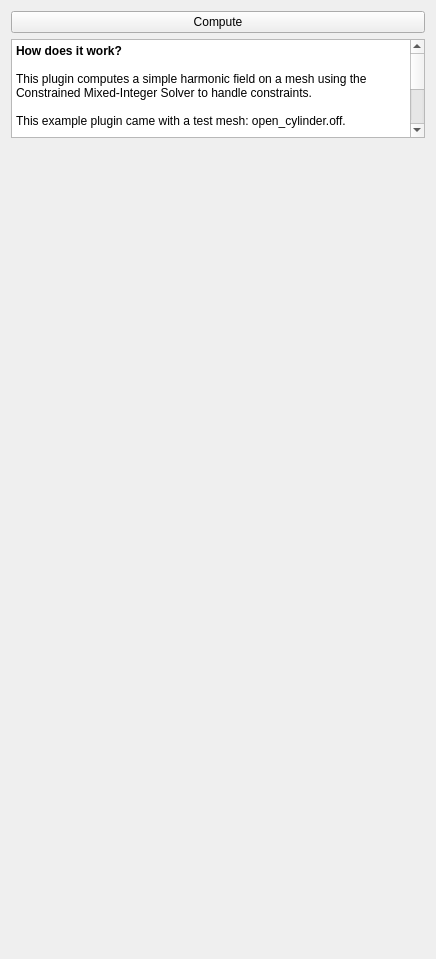
<?xml version="1.0" encoding="UTF-8"?>
<ui version="4.0">
 <class>HarmonicExampleToolbarBase</class>
 <widget class="QWidget" name="HarmonicExampleToolbarBase">
  <property name="geometry">
   <rect>
    <x>0</x>
    <y>0</y>
    <width>436</width>
    <height>959</height>
   </rect>
  </property>
  <property name="windowTitle">
   <string>Form</string>
  </property>
  <layout class="QVBoxLayout" name="verticalLayout">
   <item>
    <widget class="QPushButton" name="compute_pb">
     <property name="text">
      <string>Compute</string>
     </property>
    </widget>
   </item>
   <item>
    <widget class="QTextBrowser" name="textBrowser">
     <property name="html">
      <string>&lt;!DOCTYPE HTML PUBLIC &quot;-//W3C//DTD HTML 4.0//EN&quot; &quot;http://www.w3.org/TR/REC-html40/strict.dtd&quot;&gt;
&lt;html&gt;&lt;head&gt;&lt;meta name=&quot;qrichtext&quot; content=&quot;1&quot; /&gt;&lt;style type=&quot;text/css&quot;&gt;
p, li { white-space: pre-wrap; }
&lt;/style&gt;&lt;/head&gt;&lt;body style=&quot; font-family:'DejaVu Sans'; font-size:9pt; font-weight:400; font-style:normal;&quot;&gt;
&lt;p style=&quot; margin-top:0px; margin-bottom:0px; margin-left:0px; margin-right:0px; -qt-block-indent:0; text-indent:0px;&quot;&gt;&lt;span style=&quot; font-weight:600;&quot;&gt;How does it work?&lt;/span&gt;&lt;/p&gt;
&lt;p style=&quot;-qt-paragraph-type:empty; margin-top:0px; margin-bottom:0px; margin-left:0px; margin-right:0px; -qt-block-indent:0; text-indent:0px;&quot;&gt;&lt;/p&gt;
&lt;p style=&quot; margin-top:0px; margin-bottom:0px; margin-left:0px; margin-right:0px; -qt-block-indent:0; text-indent:0px;&quot;&gt;This plugin computes a simple harmonic field on a mesh using the Constrained Mixed-Integer Solver to handle constraints.&lt;/p&gt;
&lt;p style=&quot;-qt-paragraph-type:empty; margin-top:0px; margin-bottom:0px; margin-left:0px; margin-right:0px; -qt-block-indent:0; text-indent:0px;&quot;&gt;&lt;/p&gt;
&lt;p style=&quot; margin-top:0px; margin-bottom:0px; margin-left:0px; margin-right:0px; -qt-block-indent:0; text-indent:0px;&quot;&gt;This example plugin came with a test mesh: open_cylinder.off.&lt;/p&gt;
&lt;p style=&quot;-qt-paragraph-type:empty; margin-top:0px; margin-bottom:0px; margin-left:0px; margin-right:0px; -qt-block-indent:0; text-indent:0px;&quot;&gt;&lt;/p&gt;
&lt;p style=&quot; margin-top:0px; margin-bottom:0px; margin-left:0px; margin-right:0px; -qt-block-indent:0; text-indent:0px;&quot;&gt;All boundaries of an object will be separated by 5.0 and the vertices on a boundary will all have the same value, this is easily handled by the CoMISo.&lt;/p&gt;
&lt;p style=&quot;-qt-paragraph-type:empty; margin-top:0px; margin-bottom:0px; margin-left:0px; margin-right:0px; -qt-block-indent:0; text-indent:0px;&quot;&gt;&lt;/p&gt;
&lt;p style=&quot; margin-top:0px; margin-bottom:0px; margin-left:0px; margin-right:0px; -qt-block-indent:0; text-indent:0px;&quot;&gt;Also selected vertices on the mesh will be rounded, try selecting one/none/several vertices.&lt;/p&gt;&lt;/body&gt;&lt;/html&gt;</string>
     </property>
    </widget>
   </item>
   <item>
    <spacer name="verticalSpacer">
     <property name="orientation">
      <enum>Qt::Vertical</enum>
     </property>
     <property name="sizeHint" stdset="0">
      <size>
       <width>20</width>
       <height>903</height>
      </size>
     </property>
    </spacer>
   </item>
  </layout>
 </widget>
 <resources/>
 <connections/>
</ui>
